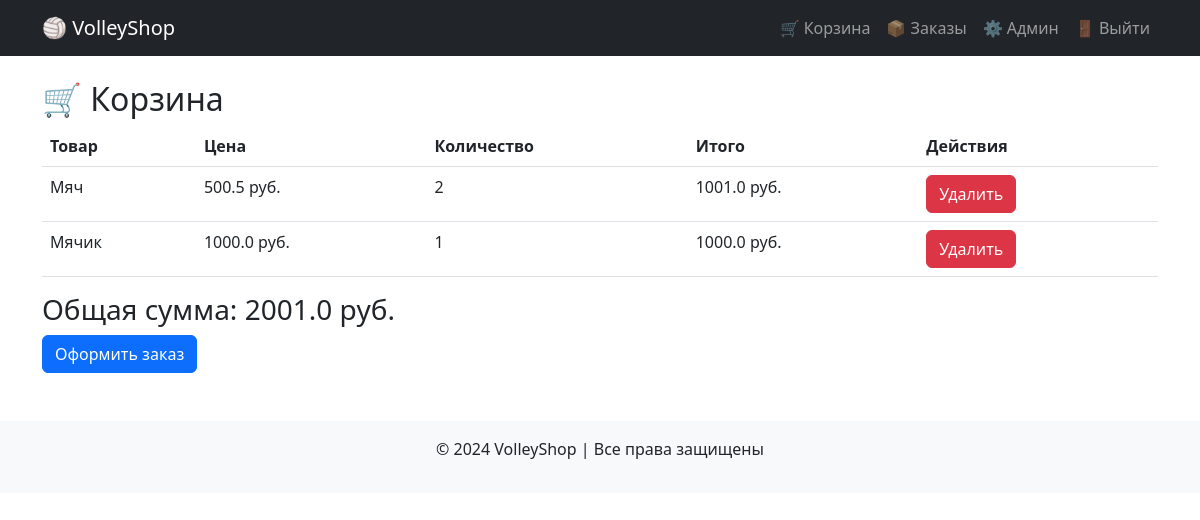
Before: /cart (signed in) with the older database file.
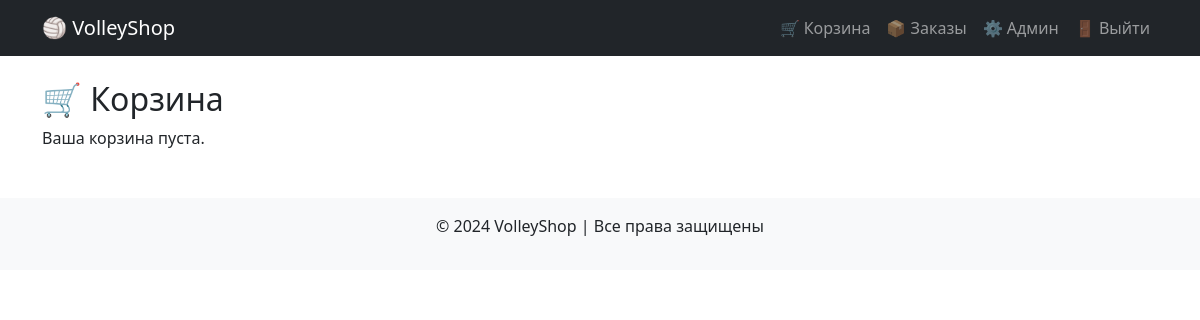
After: the same page with the newer database file.
### models.py (models this page shows, shortened)
class CartItem(db.Model):
    id = db.Column(db.Integer, primary_key=True)
    user_id = db.Column(db.Integer, db.ForeignKey('user.id'), nullable=False)
    product_id = db.Column(db.Integer, db.ForeignKey('product.id'), nullable=False)
    quantity = db.Column(db.Integer, default=1)
    product = db.relationship('Product', backref='cart_items', lazy=True)

class Product(db.Model):
    id = db.Column(db.Integer, primary_key=True)
    name = db.Column(db.String(255), nullable=False)
    description = db.Column(db.Text, nullable=False)
    price = db.Column(db.Float, nullable=False)
    stock = db.Column(db.Integer, default=0)  # Количество на складе
    image = db.Column(db.String(255), nullable=True, default="default.jpg")  # Путь к изображению
    order_items = db.relationship('OrderItem', backref='product', lazy=True)

### routes.py (the view)
@app_routes.route('/cart')
@login_required
def cart():
    cart_items = CartItem.query.filter_by(user_id=current_user.id).all()
    total_price = sum(item.product.price * item.quantity for item in cart_items)
    return render_template('cart.html', cart_items=cart_items, total_price=total_price)

### app.py (called while the page is built)
@login_manager.user_loader
def load_user(user_id):
    return User.query.get(int(user_id))

### templates/cart.html (shortened to what this page needs)
{% extends "layout.html" %}
{% block content %}
<h2>🛒 Корзина</h2>
{% if cart_items %}
    <table class="table">
        <thead>
            <tr>
                <th>Товар</th>
                <th>Цена</th>
                <th>Количество</th>
                <th>Итого</th>
                <th>Действия</th>
            </tr>
        </thead>
        <tbody>
            {% for item in cart_items %}
                <tr>
                    <td>{{ item.product.name }}</td>
                    <td>{{ item.product.price }} руб.</td>
                    <td>{{ item.quantity }}</td>
                    <td>{{ item.product.price * item.quantity }} руб.</td>
                    <td>
                        <form method="POST" action="{{ url_for('app_routes.remove_from_cart', cart_item_id=item.id) }}">
                            <button type="submit" class="btn btn-danger">Удалить</button>
                        </form>
                    </td>
                </tr>
            {% endfor %}
        </tbody>
    </table>
    <h3>Общая сумма: {{ total_price }} руб.</h3>
    <form method="POST" action="{{ url_for('app_routes.checkout') }}">
        <button type="submit" class="btn btn-primary">Оформить заказ</button>
    </form>
{% else %}
    <p>Ваша корзина пуста.</p>
{% endif %}
{% endblock %}

### templates/layout.html (shortened to what this page needs)
<!DOCTYPE html>
<html lang="ru">
<head>
    <link rel="stylesheet" href="https://cdn.jsdelivr.net/npm/bootstrap@5.3.0/dist/css/bootstrap.min.css">
</head>
<body>
    <nav class="navbar navbar-expand-lg navbar-dark bg-dark">
        <div class="container">
            <a class="navbar-brand" href="{{ url_for('app_routes.home') }}">🏐 VolleyShop</a>
            <div class="collapse navbar-collapse">
                <ul class="navbar-nav ms-auto">
                    {% if current_user.is_authenticated %}
                        <li class="nav-item"><a class="nav-link" href="{{ url_for('app_routes.cart') }}">🛒 Корзина</a></li>
                        <li class="nav-item"><a class="nav-link" href="{{ url_for('app_routes.orders') }}">📦 Заказы</a></li>
                        {% if current_user.role == 'admin' %}
                            <li class="nav-item"><a class="nav-link" href="{{ url_for('app_routes.admin_panel') }}">⚙️ Админ</a></li>
                        {% endif %}
                        <li class="nav-item"><a class="nav-link" href="{{ url_for('app_routes.logout') }}">🚪 Выйти</a></li>
                    {% else %}
                        <li class="nav-item"><a class="nav-link" href="{{ url_for('app_routes.login') }}">🔑 Вход</a></li>
                        <li class="nav-item"><a class="nav-link" href="{{ url_for('app_routes.register') }}">📝 Регистрация</a></li>
                    {% endif %}
                </ul>
            </div>
        </div>
    </nav>
    <div class="container mt-4">
        {% block content %}{% endblock %}
    </div>
    <footer class="text-center mt-5 py-3 bg-light">
        <p>&copy; 2024 VolleyShop | Все права защищены</p>
    </footer>
</body>
</html>

Changed rows visible on the page:
removed CartItem: product.name "Мяч", product.price "500.5", quantity "2", item.product.price*item.quantity "1001.0"
removed CartItem: product.name "Мячик", product.price "1000.0", quantity "1", item.product.price*item.quantity "1000.0"
Other visible differences:
{{ total_price }}: "2001.0" → (not shown)
text no longer shown: "Товар Цена Количество Итого Действия Общая сумма: руб. Оформить заказ"
text now shown: "Ваша корзина пуста."
